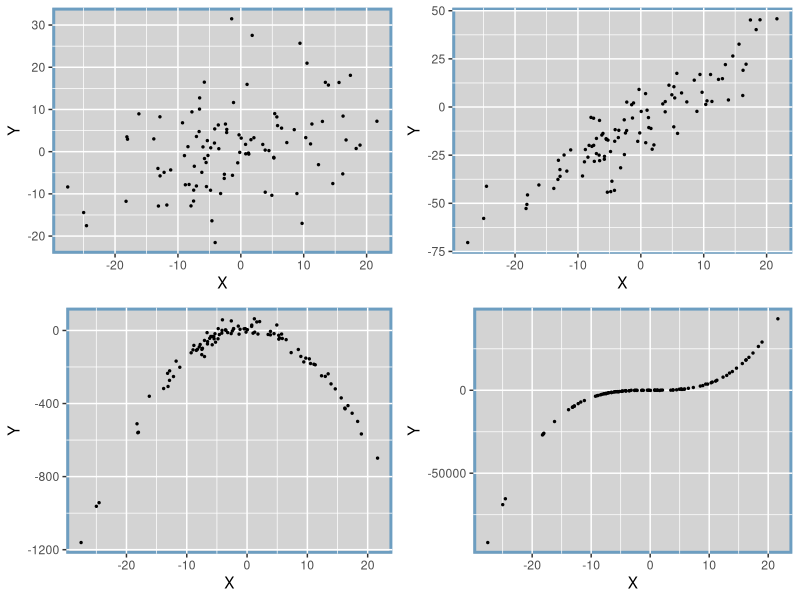

The R source for this figure:
## ---- chunk 1
   samp <- sample(50:70,5)
   samp_bar <- round(mean(samp),2)
## ---- chunk 2
library(tidyverse)
library(ggplot2)
library(magrittr)
x1<-rnorm(n = 100, 0,10)
y1<-rnorm(n = 100, 0,10)

df<-data.frame(x1, y1)
p1<-df %>% ggplot(aes(x1, y1))+geom_point(size=0.5)+ xlab("X")+ ylab("Y")+ theme(panel.background = element_rect(fill = "lightgray", colour = "#6D9EC1", size = 2, linetype = "solid"))

df2<- df %>% mutate(y2= -10+ x1*2+ rnorm(100, 0, 10))
p2<-df2 %>% ggplot(aes(x1, y2))+geom_point(size=0.5)+ xlab("X")+ ylab("Y")+ theme(panel.background = element_rect(fill = "lightgray", colour = "#6D9EC1", size = 2, linetype = "solid"))
df3<- df %>% mutate(y3= 10- 1.56*x1^2+ rnorm(100, 0, 25))
p3<-df3 %>% ggplot(aes(x1, y3))+geom_point(size=0.5)+ xlab("X")+ ylab("Y")+ theme(panel.background = element_rect(fill = "lightgray", colour = "#6D9EC1", size = 2, linetype = "solid"))

df4<- df %>% mutate(y4= 10+ x1*0.25- 1.75*x1^2+ 4.345* x1^3 + rnorm(100, 0, 100))
p4<-df4 %>% ggplot(aes(x1, y4))+geom_point(size=0.5)+ xlab("X")+ ylab("Y")+ theme(panel.background = element_rect(fill = "lightgray", colour = "#6D9EC1", size = 2, linetype = "solid"))

gridExtra::grid.arrange(p1, p2, p3, p4 , nrow=2)

